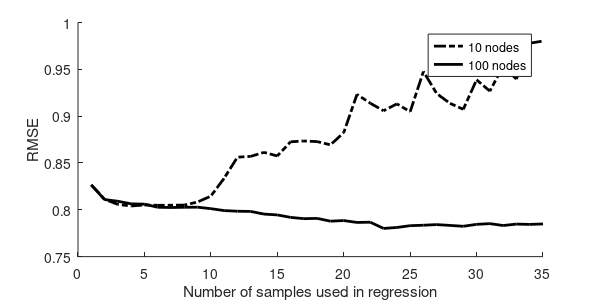

This chart was generated by the following MATLAB code: (Note: this script raises an error after producing the figure.)
%plot the figure
rmse10 = [1 10 0.53 0.00 0.961348 0.826698 
2 10 0.27 0.00 0.950335 0.811227 
3 10 0.33 0.00 0.950709 0.805767 
4 10 0.22 0.00 0.951404 0.804089 
5 10 0.95 0.00 0.951988 0.805165 
6 10 0.69 0.00 0.952165 0.804815 
7 10 0.30 0.00 0.952783 0.804892 
8 10 0.27 0.00 0.953765 0.805047 
9 10 0.19 0.00 0.960312 0.808336 
10 10 0.33 0.00 0.967789 0.814640 
11 10 0.23 0.05 0.992135 0.833729 
12 10 0.30 0.05 1.012644 0.856178 
13 10 0.36 0.00 1.014052 0.857066 
14 10 0.23 0.03 1.030612 0.861351 
15 10 0.22 0.00 1.023564 0.857498 
16 10 0.23 0.06 1.044261 0.872635 
17 10 0.36 0.00 1.045597 0.873471 
18 10 0.34 0.00 1.056110 0.872846 
19 10 0.23 0.00 1.046240 0.869355 
20 10 0.31 0.03 1.063402 0.882419 
21 10 0.34 0.00 1.112604 0.923279 
22 10 0.23 0.00 1.121061 0.913825 
23 10 0.28 0.00 1.101622 0.905747 
24 10 0.83 0.03 1.135443 0.913144 
25 10 0.33 0.00 1.097627 0.904740 
26 10 0.48 0.00 1.156726 0.947648 
27 10 0.51 0.00 1.145563 0.924085 
28 10 0.30 0.00 1.111486 0.913668 
29 10 0.30 0.00 1.116924 0.907332 
30 10 0.25 0.00 1.148155 0.938813 
31 10 0.31 0.00 1.150619 0.926754 
32 10 0.51 0.00 1.166870 0.953424 
33 10 0.27 0.06 1.156187 0.939639 
34 10 0.62 0.08 1.188113 0.977872 
35 10 0.42 0.00 1.189439 0.980214 ];

rmse100 = [1 100 2.75 0.00 0.959692 0.826507 
2 100 3.42 0.00 0.943474 0.810940 
3 100 3.31 0.00 0.938773 0.809124 
4 100 3.15 0.00 0.935489 0.806349 
5 100 3.90 0.00 0.935033 0.806056 
6 100 3.23 0.00 0.937690 0.802703 
7 100 3.20 0.00 0.938539 0.802458 
8 100 3.14 0.00 0.934392 0.802682 
9 100 3.39 0.00 0.935656 0.802807 
10 100 3.01 0.00 0.934813 0.801218 
11 100 3.03 0.00 0.935667 0.799185 
12 100 3.51 0.00 0.936271 0.798504 
13 100 2.96 0.00 0.937075 0.798263 
14 100 3.06 0.00 0.937077 0.795427 
15 100 2.95 0.00 0.937348 0.794553 
16 100 3.26 0.00 0.937695 0.791929 
17 100 3.60 0.27 0.937857 0.790534 
18 100 3.01 0.00 0.937638 0.790839 
19 100 3.24 0.00 0.937768 0.787870 
20 100 3.20 0.00 0.938329 0.788545 
21 100 2.92 0.00 0.937411 0.786507 
22 100 3.78 0.00 0.937142 0.786779 
23 100 3.84 0.00 0.936776 0.780112 
24 100 3.10 0.00 0.937538 0.781141 
25 100 2.85 0.00 0.937213 0.783050 
26 100 3.45 0.00 0.937182 0.783545 
27 100 3.29 0.00 0.937352 0.784208 
28 100 3.37 0.00 0.936819 0.783343 
29 100 3.67 0.00 0.937933 0.782415 
30 100 3.54 0.00 0.937624 0.784488 
31 100 3.28 0.00 0.937847 0.785237 
32 100 3.34 0.00 0.937696 0.783228 
33 100 3.46 0.03 0.938287 0.784753 
34 100 3.03 0.00 0.938329 0.784411 
35 100 3.14 0.00 0.938266 0.784904 ];

figure(1); hold on
plot( [1:35],rmse10(:, 6),'k-.', 'lineWidth',2);
plot( [1:35], rmse100(:, 6),'k-', 'lineWidth',2);
xlabel('Number of samples used in regression');
ylabel('RMSE');
legend('10 nodes', '100 nodes');
set(gcf, 'PaperPosition', [0 0 6 3])
saveas(gcf, 'Figures/rmse10100.eps','eps')


%%%plot the true value
load '35elmGroupMulti3 nSample =100 nH = 300 regression'
figure; hold on
N =     1:100;
scale   = 60;
x       = 101:200;
gt      = scale* test(1,x);
mt      = scale* TY2(x);
load '35elmGroup3 nSample =23 nH = 100 regression'
os      = scale* TY2(x);
plot( x, gt, 'o', x, mt, '+', x, os, 'x');
figure; hold on
plot( N, gt, '-k', 'lineWidth', 2)
plot( N, mt, '--k', 'lineWidth', 2)
plot( N, os, '.-k', 'lineWidth', .5)
legend( 'True value', '4 step ahead', '1 step ahead')
xlabel('Time')
ylabel('Wind speed m/s')
set( gcf, 'PaperPosition', [0 0 6 5])
saveas( gcf, 'true value forecast.esp', 'eps')